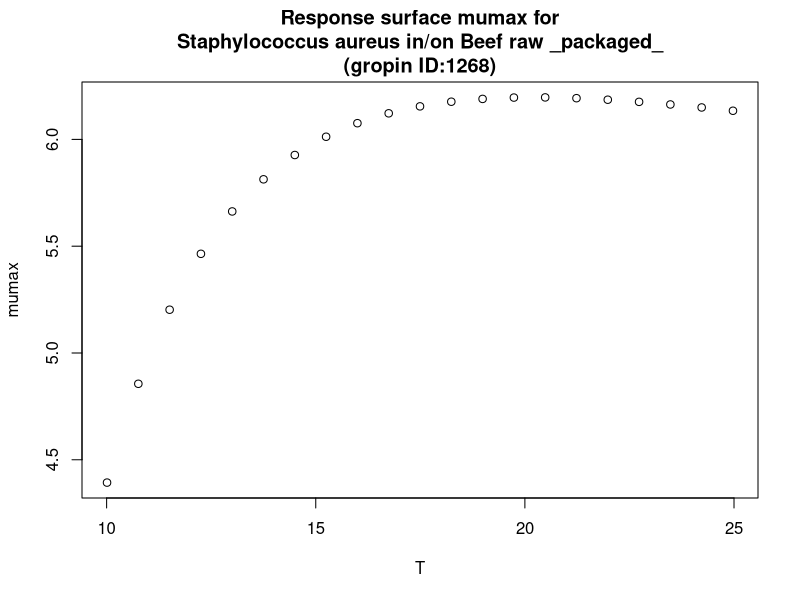

The R script that drew this image:
#############################
# start of Parameter script
#############################
T <- seq(10.01,24.975024975025,length.out=21)
#############################
# end of Parameter script
#############################
############################# 
# start of Model script Gropin ID 1268 
#############################
 
# constant coefficients for this model
 
variables <- data.frame(T)
argumentsPar <- expand.grid(variables)
 
# heart of the model
response_surface <- function(T) {
   mumax <-4.464+70.09/T-708.7/T^2

return(mumax=mumax)
} 

# output parameters
responseSurface <- cbind(argumentsPar,response_surface(argumentsPar['T']))
colnames(responseSurface) <- c(colnames(argumentsPar),'mumax')
#############################
# End of Model script
#############################
############################# 
# start of Visualisation script Gropin ID 1268 
#############################
plot(T,responseSurface$'mumax',xlab='T',
                          ylab='mumax',main='Response surface mumax for
Staphylococcus aureus in/on Beef raw _packaged_
(gropin ID:1268)')
#############################
# End of Visualisation script
#############################
